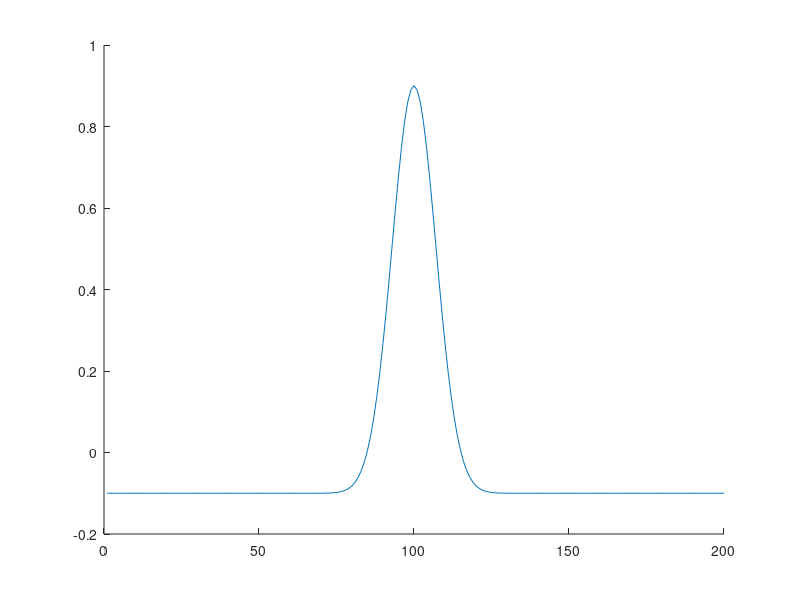

Source code (MATLAB): (Note: this script raises an error after producing the figure.)




%%%%%%%%%%%%%%%%%%%%%%%%%%%%%%%%%%% introduction to neuronal networks - assignment 4 %%%%%%%%%%%%%%%%%%%%%%%%%%%%%%%%%%%


clear;
clc;





%%   QUESTION 1   %%




%%%%%%%%%%%%%%%%%%%%%%%%%%%%%%%%%%%%%%%% setteing the neurons %%%%%%%%%%%%%%%%%%%%%%%%%%%%%%%%%%%%%%%%



% setting some variables:
neurons_num = 200;
W = zeros(neurons_num);
sigma1 = 10;


% the W's matrix (setting the sinapses strengths and directions between each pair of neurons and neurons to themselves):
for i = 1:size(W,1)
    for j = 1:size(W,2)
        Di_j = min(abs(j-i), neurons_num - abs(j-i));
        W(i,j) = exp(-((Di_j^2)/(sigma1^2)))-0.1;
    end
end


% choosing one neuron for all demonstrations:
the_neuron = 100;


% plotting the sinaptic wheights (W) vs. the distance from a neuron:
figure('Units','normalized','position',[0 0 1 1]);
hold on;
plot((1:neurons_num),W(:,the_neuron));
plot(1:neurons_num,zeros(neurons_num,1),LineStyle="--",Color='r');
xlabel('Time [sec]');
ylabel('Rate [Hz]');
title({'\fontsize{14} Rate vs. Time', '\fontsize{12} \rm of 50 neurons affecting each other in a ring structure', 'starting with different random firing rates'});
% ylim([-1 50]);
% lgd = legend(string(1:neurons_num), 'Location', 'bestoutside', NumColumns = 2);
% title(lgd, 'neuron number:');
hold off;


% things related to time in [sec]:
Tau = 10;  
dt = 0.1;
Time = 0:dt:100;


% initial injected current in [nA]:
I_inj = zeros(neurons_num,length(Time));
I_inj(the_neuron, 1:11) = 100;




%%%%%%%%%%%%%%%%%%%%%%%%%%%%%%%%%%%%% setteing the initial random conditions %%%%%%%%%%%%%%%%%%%%%%%%%%%%%%%%%%%%%



% initial random rates of neurons in [Hz]:
m = randperm(neurons_num);
n = 0.025:0.025:5;
rate = zeros(neurons_num,length(Time));
for k = 1:neurons_num
    rate(k,1) = n(m(k));
end
R = rate(:,1);




%%%%%%%%%%%%%%%%%%%%%%%%%%%%%%%%% the calculation and representation of the results %%%%%%%%%%%%%%%%%%%%%%%%%%%%%%%%%



% the "rate" step (using the subplus function):
figure('Units','normalized','position',[0 0 1 1]);
vidfile = VideoWriter('center_neurons.avi');
open(vidfile);
for i = 1:(length(Time)-1)
    % a movie of the model:
    plot(R/max(R));
    xlabel('neurons');
    ylabel('Rate');
    pause(0.05);
    frame = getframe(gcf);
    writeVideo(vidfile, frame);
    % rate step:
    R = R + dt*(1/Tau)*(-R + subplus(I_inj(:,i) + W*R));
    rate(:,i+1) = R;
end
close(vidfile);
hold off;


% plotting the activity of the chosen neuron VS time:
figure('Units','normalized','position',[0 0 1 1]);
hold on;
plot(Time,rate(the_neuron,:));
xlabel('Time [sec]');
ylabel('Rate [Hz]');
title({'\fontsize{14} Rate vs. Time', '\fontsize{12} \rm of 50 neurons affecting each other in a ring structure', 'starting with different random firing rates'});
% ylim([-1 50]);
% lgd = legend(string(1:neurons_num), 'Location', 'bestoutside', NumColumns = 2);
% title(lgd, 'neuron number:');
hold off;





%%   QUESTION 2 (A) - creating a ring with a diversion to the left  %%




%%%%%%%%%%%%%%%%%%%%%%%%%%%%%%%%%%%%%%%% setteing the neurons %%%%%%%%%%%%%%%%%%%%%%%%%%%%%%%%%%%%%%%%



% setting some variables:
W_l = zeros(neurons_num);


% the W's matrix (setting the sinapses strengths and directions between each pair of neurons and neurons to themselves):
for i = 1:size(W_l,1)
    for j = 1:size(W_l,2)
        Di_j = min(abs((j-2)-i), neurons_num - abs((j-2)-i));
        W_l(i,j) = exp(-((Di_j^2)/(sigma1^2)))-0.1;
    end
end


% plotting the sinaptic wheights (W) vs. the distance from a neuron:
figure('Units','normalized','position',[0 0 1 1]);
hold on;
plot((1:neurons_num),W_l(:,the_neuron));
plot(1:neurons_num,zeros(neurons_num,1),LineStyle="--",Color='r');
xlabel('Time [sec]');
ylabel('Rate [Hz]');
title({'\fontsize{14} Rate vs. Time', '\fontsize{12} \rm of 50 neurons affecting each other in a ring structure', 'starting with different random firing rates'});
% ylim([-1 50]);
% lgd = legend(string(1:neurons_num), 'Location', 'bestoutside', NumColumns = 2);
% title(lgd, 'neuron number:');
hold off;


% initial injected current in [nA]:
I_inj = zeros(neurons_num,length(Time));
I_inj(the_neuron, 1:11) = 100;




%%%%%%%%%%%%%%%%%%%%%%%%%%%%%%%%%%%%% setteing the initial random conditions %%%%%%%%%%%%%%%%%%%%%%%%%%%%%%%%%%%%%



% initial random rates of neurons in [Hz]:
m = randperm(neurons_num);
n = 0.025:0.025:5;
rate = zeros(neurons_num,length(Time));
for k = 1:neurons_num
    rate(k,1) = n(m(k));
end
R = rate(:,1);




%%%%%%%%%%%%%%%%%%%%%%%%%%%%%%%%% the calculation and representation of the results %%%%%%%%%%%%%%%%%%%%%%%%%%%%%%%%%



% the "rate" step (using the subplus function):
figure('Units','normalized','position',[0 0 1 1]);
vidfile = VideoWriter('left_neurons.avi');
open(vidfile);
for i = 1:(length(Time)-1)
    % a movie of the model:
    plot(R/max(R));
    xlabel('neurons');
    ylabel('Rate');
    pause(0.05);
    frame = getframe(gcf);
    writeVideo(vidfile, frame);
    % rate step:
    R = R + dt*(1/Tau)*(-R + subplus(I_inj(:,i) + W_l*R));
    rate(:,i+1) = R;
end
close(vidfile);
hold off;

% plotting the activity of the chosen neuron VS time:
figure('Units','normalized','position',[0 0 1 1]);
hold on;
plot(Time,rate(the_neuron,:));
xlabel('Time [sec]');
ylabel('Rate [Hz]');
title({'\fontsize{14} Rate vs. Time', '\fontsize{12} \rm of 50 neurons affecting each other in a ring structure', 'starting with different random firing rates'});
% ylim([-1 50]);
% lgd = legend(string(1:neurons_num), 'Location', 'bestoutside', NumColumns = 2);
% title(lgd, 'neuron number:');
hold off;





%%   QUESTION 2 (B) - creating a ring with a diversion to the right  %%




%%%%%%%%%%%%%%%%%%%%%%%%%%%%%%%%%%%%%%%% setteing the neurons %%%%%%%%%%%%%%%%%%%%%%%%%%%%%%%%%%%%%%%%



% setting some variables:
W_r = zeros(neurons_num);


% the W's matrix (setting the sinapses strengths and directions between each pair of neurons and neurons to themselves):
for i = 1:size(W_r,1)
    for j = 1:size(W_r,2)
        Di_j = min(abs((j+2)-i), neurons_num - abs((j+2)-i));
        W_r(i,j) = exp(-((Di_j^2)/(sigma1^2)))-0.1;
    end
end


% plotting the sinaptic wheights (W) vs. the distance from a neuron:
figure('Units','normalized','position',[0 0 1 1]);
hold on;
plot((1:neurons_num),W_r(:,the_neuron));
plot(1:neurons_num,zeros(neurons_num,1),LineStyle="--",Color='r');
xlabel('Time [sec]');
ylabel('Rate [Hz]');
title({'\fontsize{14} Rate vs. Time', '\fontsize{12} \rm of 50 neurons affecting each other in a ring structure', 'starting with different random firing rates'});
% ylim([-1 50]);
% lgd = legend(string(1:neurons_num), 'Location', 'bestoutside', NumColumns = 2);
% title(lgd, 'neuron number:');
hold off;


% initial injected current in [nA]:
I_inj = zeros(neurons_num,length(Time));
I_inj(the_neuron, 1:11) = 100;




%%%%%%%%%%%%%%%%%%%%%%%%%%%%%%%%%%%%% setteing the initial random conditions %%%%%%%%%%%%%%%%%%%%%%%%%%%%%%%%%%%%%



% initial random rates of neurons in [Hz]:
m = randperm(neurons_num);
n = 0.025:0.025:5;
rate = zeros(neurons_num,length(Time));
for k = 1:neurons_num
    rate(k,1) = n(m(k));
end
R = rate(:,1);




%%%%%%%%%%%%%%%%%%%%%%%%%%%%%%%%% the calculation and representation of the results %%%%%%%%%%%%%%%%%%%%%%%%%%%%%%%%%



% the "rate" step (using the subplus function):
figure('Units','normalized','position',[0 0 1 1]);
vidfile = VideoWriter('right_neurons.avi');
open(vidfile);
for i = 1:(length(Time)-1)
    % a movie of the model:
    plot(R/max(R));
    xlabel('neurons');
    ylabel('Rate');
    pause(0.05);
    frame = getframe(gcf);
    writeVideo(vidfile, frame);
    % rate step:
    R = R + dt*(1/Tau)*(-R + subplus(I_inj(:,i) + W_r*R));
    rate(:,i+1) = R;
end
close(vidfile);
hold off;


% plotting the activity of the chosen neuron VS time:
figure('Units','normalized','position',[0 0 1 1]);
hold on;
plot(Time,rate(the_neuron,:));
xlabel('Time [sec]');
ylabel('Rate [Hz]');
title({'\fontsize{14} Rate vs. Time', '\fontsize{12} \rm of 50 neurons affecting each other in a ring structure', 'starting with different random firing rates'});
% ylim([-1 50]);
% lgd = legend(string(1:neurons_num), 'Location', 'bestoutside', NumColumns = 2);
% title(lgd, 'neuron number:');
hold off;





%%   QUESTION 3   %% 




%%%%%%%%%%%%%%%%%%%%%%%%%%%%%%%%%%%%%%%% setteing the neurons %%%%%%%%%%%%%%%%%%%%%%%%%%%%%%%%%%%%%%%%



% initial injected current in [nA]:
I_inj_c = zeros(neurons_num,length(Time));
I_inj_l = zeros(neurons_num,length(Time));
I_inj_l(the_neuron, 200:300) = 100;
I_inj__r = zeros(neurons_num,length(Time));
I_inj_r(the_neuron, 600:800) = 100;




%%%%%%%%%%%%%%%%%%%%%%%%%%%%%%%%%%%%% setteing the initial random conditions %%%%%%%%%%%%%%%%%%%%%%%%%%%%%%%%%%%%%



% initial random rates of neurons in [Hz]:
m = randperm(neurons_num);
n = 0.025:0.025:5;
rate_c = zeros(neurons_num,length(Time));
for k = 1:neurons_num
    rate_c(k,1) = n(m(k));
end
R_c = rate_c(:,1);


% initial random rates of neurons in [Hz]:
m = randperm(neurons_num);
n = 0.025:0.025:5;
rate_l = zeros(neurons_num,length(Time));
for k = 1:neurons_num
    rate_l(k,1) = n(m(k));
end
R_l = rate_l(:,1);


% initial random rates of neurons in [Hz]:
m = randperm(neurons_num);
n = 0.025:0.025:5;
rate_r = zeros(neurons_num,length(Time));
for k = 1:neurons_num
    rate_r(k,1) = n(m(k));
end
R_r = rate_r(:,1);




%%%%%%%%%%%%%%%%%%%%%%%%%%%%%%%%% the calculation and representation of the results %%%%%%%%%%%%%%%%%%%%%%%%%%%%%%%%%



% the "rate" step (using the subplus function):
figure('Units','normalized','position',[0 0 1 1]);
vidfile = VideoWriter('all_neurons.avi');
open(vidfile);
for i = 1:(length(Time)-1)
    R_c = R_c + dt*(1/Tau)*(-R_c + subplus(I_inj_c(:,i) + W*R_c + W*R_l + W*R_r));
    rate_c(:,i+1) = R_c;
    R_l = R_l + dt*(1/Tau)*(-R_l + subplus(I_inj_l(:,i) + W_l*R_l + W*rate_c(:,i) + W*R_r));
    rate_l(:,i+1) = R_l;
    R_r = R_r + dt*(1/Tau)*(-R_r + subplus(I_inj_r(:,i) + W_r*R_r + W*rate_c(:,i) + W*rate_l(:,i)));
    rate_r(:,i+1) = R_r;
    % a movie of the model:
    subplot(3,1,1);
    plot(R_c/max(R_c));
    xlabel('neurons');
    ylabel('Rate');
    subplot(3,1,2);
    plot(R_l/max(R_l));
    xlabel('neurons');
    ylabel('Rate');
    subplot(3,1,3);
    plot(R_r/max(R_r));
    xlabel('neurons');
    ylabel('Rate');
    pause(0.05);
    frame = getframe(gcf);
    writeVideo(vidfile, frame);
end
close(vidfile);
hold off;


%% plotting the activity of the chosen neuron VS time:
figure('Units','normalized','position',[0 0 1 1]);
hold on;
plot(Time,rate(the_neuron,:));
xlabel('Time [sec]');
ylabel('Rate [Hz]');
title({'\fontsize{14} Rate vs. Time', '\fontsize{12} \rm of 50 neurons affecting each other in a ring structure', 'starting with different random firing rates'});
% ylim([-1 50]);
% lgd = legend(string(1:neurons_num), 'Location', 'bestoutside', NumColumns = 2);
% title(lgd, 'neuron number:');
hold off;










%%%%%%%%%%%%%%%%%% what happens if one of the neurons gets an injected current and the initial rate of all neurons is zero? %%%%%%%%%%%%%%%%



% initial injected current in [nA]:
I_inj = zeros(neurons_num,length(Time));
I_inj(1, 1:10) = 40;


% initial rate of zero for all neurons in [Hz]:
rate = zeros(neurons_num,length(Time));
R = rate(:,1);


% the "rate" step (using the subplus function):
for i = 1:(length(Time)-1)
    R = R + dt*(1/Tau)*(-R + subplus(I_inj(:,i) + W*R));
    rate(:,i+1) = R;
end


% plotting the results until 50 Hz:
figure('Units','normalized','position',[0 0 1 1]);
hold on;
for i = 1:neurons_num 
    plot(Time,rate(i,:));
end
xlabel('Time [sec]');
ylabel('Rate [Hz]');
title({'\fontsize{13} Rate vs. Time', '\fontsize{12} \rm of 50 neurons affecting each other in a ring structure (all starting at rest)', ['when only one of them (neuron 1) gets an injected current of ' num2str(I_inj(1,1)) 'nA for ' num2str(10*dt) 'sec (from the beginning)']});
ylim([-1 50]);
lgd = legend(string(1:neurons_num), 'Location', 'bestoutside', NumColumns = 2);
title(lgd, 'neuron number:');
hold off;


% plotting the results until 100 Hz:
figure('Units','normalized','position',[0 0 1 1]);
hold on;
for i = 1:neurons_num 
    plot(Time,rate(i,:));
end
xlabel('Time [sec]');
ylabel('Rate [Hz]');
title({'\fontsize{13} Rate vs. Time', '\fontsize{12} \rm of 50 neurons affecting each other in a ring structure (all starting at rest)', ['when only one of them (neuron 1) gets an injected current of ' num2str(I_inj(1,1)) 'nA for ' num2str(10*dt) 'sec (from the beginning)']});
ylim([-1 100]);
lgd = legend(string(1:neurons_num), 'Location', 'bestoutside', NumColumns = 2);
title(lgd, 'neuron number:');
hold off;


% plotting the results until 150 Hz:
figure('Units','normalized','position',[0 0 1 1]);
hold on;
for i = 1:neurons_num 
    plot(Time,rate(i,:));
end
xlabel('Time [sec]');
ylabel('Rate [Hz]');
title({'\fontsize{13} Rate vs. Time', '\fontsize{12} \rm of 50 neurons affecting each other in a ring structure (all starting at rest)', ['when only one of them (neuron 1) gets an injected current of ' num2str(I_inj(1,1)) 'nA for ' num2str(10*dt) 'sec (from the beginning)']});
ylim([-1 150]);
lgd = legend(string(1:neurons_num), 'Location', 'bestoutside', NumColumns = 2);
title(lgd, 'neuron number:');
hold off;





%%   QUESTION 3 (B)  %%




%%%%%%%%%%%%%%%%%%%%%%%%%%%%%%%%%% setteing the neurons without inihibition %%%%%%%%%%%%%%%%%%%%%%%%%%%%%%%%%%%%%



% no inihibition means that the ratio between the strength of inhibition
% and the strength of exitation (w_const), equals zero:
neurons_num = 50;
W = zeros(neurons_num);
sigma1 = 30;
sigma2 = 60;
w_const = 0;   


% the W's matrix (setting the sinapses strengths and directions between each pair of neurons and neurons to themselves):
for i = 1:size(W,1)
    for j = 1:size(W,2)
        Di_j = min(abs(j-i), neurons_num - abs(j-i));
        W(i,j) = exp(-((Di_j^2)/(sigma1^2)))-(w_const*exp(-((Di_j^2)/(sigma2^2))));
    end
end


% things related to time in [sec]:
Tau = 10;  
dt = 0.1;
Time = 0:dt:100;


% no injected currents in [nA]:
I_inj = zeros(neurons_num,length(Time));




%%%%%%%%%%%%%%%%%%%%%%%%%%%%%%%%%%%%% setteing the initial random conditions %%%%%%%%%%%%%%%%%%%%%%%%%%%%%%%%%%%%%



% initial random rates of neurons in [Hz]:
m = randperm(neurons_num);
n = 0.1:0.1:5;
rate = zeros(neurons_num,length(Time));
for k = 1:neurons_num
    rate(k,1) = n(m(k));
end
R = rate(:,1);




%%%%%%%%%%%%%%%%%%%%%%%%%%%%%%%%% the calculation and representation of the results %%%%%%%%%%%%%%%%%%%%%%%%%%%%%%%%%



% the "rate" step (using the subplus function):
for i = 1:(length(Time)-1)
    R = R + dt*(1/Tau)*(-R + subplus(I_inj(:,i) + W*R));
    rate(:,i+1) = R;
end


% plotting the results until 50 Hz:
figure('Units','normalized','position',[0 0 1 1]);
hold on;
for i = 1:neurons_num 
    plot(Time,rate(i,:));
end
xlabel('Time [sec]');
ylabel('Rate [Hz]');
title({'\fontsize{14} Rate vs. Time', '\fontsize{12} \rm of 50 neurons affecting each other (without any inhibition) in a ring structure', 'starting with different random firing rates'});
ylim([-1 50]);
lgd = legend(string(1:neurons_num), 'Location', 'bestoutside', NumColumns = 2);
title(lgd, 'neuron number:');
hold off;


% plotting the results until 100 Hz:
figure('Units','normalized','position',[0 0 1 1]);
hold on;
for i = 1:neurons_num 
    plot(Time,rate(i,:));
end
xlabel('Time [sec]');
ylabel('Rate [Hz]');
title({'\fontsize{14} Rate vs. Time', '\fontsize{12} \rm of 50 neurons affecting each other (without any inhibition) in a ring structure', 'starting with different random firing rates'});
ylim([-1 100]);
lgd = legend(string(1:neurons_num), 'Location', 'bestoutside', NumColumns = 2);
title(lgd, 'neuron number:');
hold off;


% plotting the results until 150 Hz:
figure('Units','normalized','position',[0 0 1 1]);
hold on;
for i = 1:neurons_num 
    plot(Time,rate(i,:));
end
xlabel('Time [sec]');
ylabel('Rate [Hz]');
title({'\fontsize{14} Rate vs. Time', '\fontsize{12} \rm of 50 neurons affecting each other (without any inhibition) in a ring structure', 'starting with different random firing rates'});
ylim([-1 150]);
lgd = legend(string(1:neurons_num), 'Location', 'bestoutside', NumColumns = 2);
title(lgd, 'neuron number:');
hold off;





